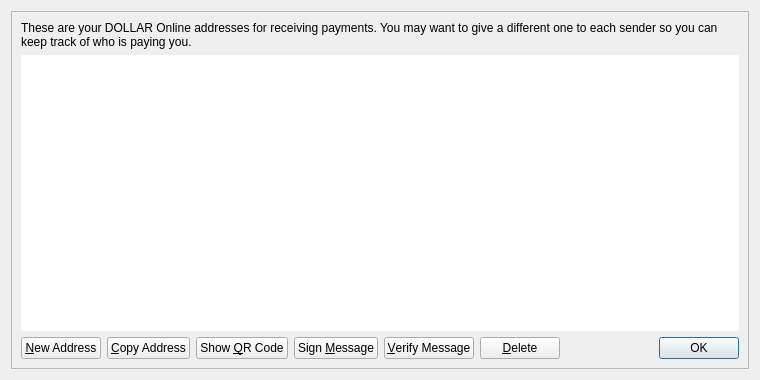
<?xml version="1.0" encoding="UTF-8"?>
<ui version="4.0">
 <class>AddressBookPage</class>
 <widget class="QWidget" name="AddressBookPage">
  <property name="geometry">
   <rect>
    <x>0</x>
    <y>0</y>
    <width>760</width>
    <height>380</height>
   </rect>
  </property>
  <property name="windowTitle">
   <string>Address Book</string>
  </property>
  <layout class="QVBoxLayout" name="verticalLayout_2">
   <item>
    <widget class="QFrame" name="frameMain">
     <property name="frameShape">
      <enum>QFrame::StyledPanel</enum>
     </property>
     <property name="frameShadow">
      <enum>QFrame::Raised</enum>
     </property>
     <layout class="QVBoxLayout" name="verticalLayout">
      <item>
       <widget class="QLabel" name="labelExplanation">
        <property name="text">
         <string>These are your DOLLAR Online addresses for receiving payments. You may want to give a different one to each sender so you can keep track of who is paying you.</string>
        </property>
        <property name="textFormat">
         <enum>Qt::PlainText</enum>
        </property>
        <property name="wordWrap">
         <bool>true</bool>
        </property>
       </widget>
      </item>
      <item>
       <widget class="QTableView" name="tableView">
        <property name="contextMenuPolicy">
         <enum>Qt::CustomContextMenu</enum>
        </property>
        <property name="toolTip">
         <string>Double-click to edit address or label</string>
        </property>
        <property name="frameShape">
         <enum>QFrame::NoFrame</enum>
        </property>
        <property name="tabKeyNavigation">
         <bool>false</bool>
        </property>
        <property name="alternatingRowColors">
         <bool>true</bool>
        </property>
        <property name="selectionMode">
         <enum>QAbstractItemView::SingleSelection</enum>
        </property>
        <property name="selectionBehavior">
         <enum>QAbstractItemView::SelectRows</enum>
        </property>
        <property name="sortingEnabled">
         <bool>true</bool>
        </property>
        <attribute name="verticalHeaderVisible">
         <bool>false</bool>
        </attribute>
       </widget>
      </item>
      <item>
       <layout class="QHBoxLayout" name="horizontalLayout">
        <item>
         <widget class="QPushButton" name="newAddressButton">
          <property name="toolTip">
           <string>Create a new address</string>
          </property>
          <property name="text">
           <string>&amp;New Address</string>
          </property>
          <property name="icon">
           <iconset resource="../bitcoin.qrc">
            <normaloff>:/icons/add</normaloff>:/icons/add</iconset>
          </property>
         </widget>
        </item>
        <item>
         <widget class="QPushButton" name="copyToClipboard">
          <property name="toolTip">
           <string>Copy the currently selected address to the system clipboard</string>
          </property>
          <property name="text">
           <string>&amp;Copy Address</string>
          </property>
          <property name="icon">
           <iconset resource="../bitcoin.qrc">
            <normaloff>:/icons/editcopy</normaloff>:/icons/editcopy</iconset>
          </property>
         </widget>
        </item>
        <item>
         <widget class="QPushButton" name="showQRCode">
          <property name="text">
           <string>Show &amp;QR Code</string>
          </property>
          <property name="icon">
           <iconset resource="../bitcoin.qrc">
            <normaloff>:/icons/qrcode</normaloff>:/icons/qrcode</iconset>
          </property>
         </widget>
        </item>
        <item>
         <widget class="QPushButton" name="signMessage">
          <property name="toolTip">
           <string>Sign a message to prove you own a DOLLAR Online address</string>
          </property>
          <property name="text">
           <string>Sign &amp;Message</string>
          </property>
          <property name="icon">
           <iconset resource="../bitcoin.qrc">
            <normaloff>:/icons/edit</normaloff>:/icons/edit</iconset>
          </property>
         </widget>
        </item>
        <item>
         <widget class="QPushButton" name="verifyMessage">
          <property name="toolTip">
           <string>Verify a message to ensure it was signed with a specified DOLLAR Online address</string>
          </property>
          <property name="text">
           <string>&amp;Verify Message</string>
          </property>
          <property name="icon">
           <iconset resource="../bitcoin.qrc">
            <normaloff>:/icons/transaction_0</normaloff>:/icons/transaction_0</iconset>
          </property>
         </widget>
        </item>
        <item>
         <widget class="QPushButton" name="deleteButton">
          <property name="toolTip">
           <string>Delete the currently selected address from the list</string>
          </property>
          <property name="text">
           <string>&amp;Delete</string>
          </property>
          <property name="icon">
           <iconset resource="../bitcoin.qrc">
            <normaloff>:/icons/remove</normaloff>:/icons/remove</iconset>
          </property>
         </widget>
        </item>
        <item>
         <spacer name="horizontalSpacer">
          <property name="orientation">
           <enum>Qt::Horizontal</enum>
          </property>
          <property name="sizeHint" stdset="0">
           <size>
            <width>40</width>
            <height>20</height>
           </size>
          </property>
         </spacer>
        </item>
        <item>
         <widget class="QDialogButtonBox" name="buttonBox">
          <property name="sizePolicy">
           <sizepolicy hsizetype="Maximum" vsizetype="Fixed">
            <horstretch>0</horstretch>
            <verstretch>0</verstretch>
           </sizepolicy>
          </property>
          <property name="standardButtons">
           <set>QDialogButtonBox::Ok</set>
          </property>
         </widget>
        </item>
       </layout>
      </item>
     </layout>
    </widget>
   </item>
  </layout>
 </widget>
 <resources>
  <include location="../bitcoin.qrc"/>
 </resources>
 <connections/>
</ui>
